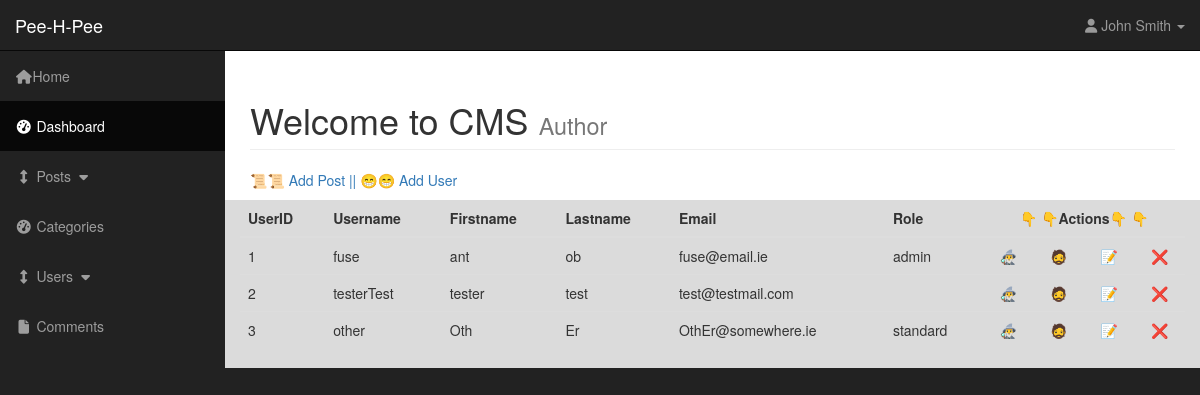
Page /admin/users.php on the earlier database version.
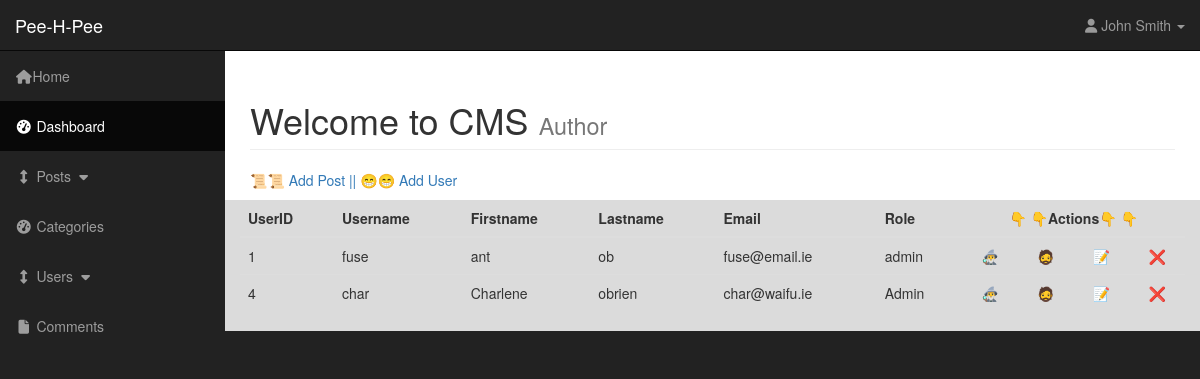
Same page on the later database version.
### tables this page shows
CREATE TABLE `users` (
  `user_id` int(3) NOT NULL,
  `username` varchar(255) NOT NULL,
  `user_password` varchar(255) NOT NULL,
  `user_firstname` varchar(255) NOT NULL,
  `user_lastname` varchar(255) NOT NULL,
  `user_email` varchar(255) NOT NULL,
  `user_image` text NOT NULL,
  `user_role` varchar(255) NOT NULL,
  `randSalt` varchar(255) NOT NULL
);

### admin/includes/view_users.php (the view, shortened to what this page needs)
<table class="table table-hover">
    <thead>
        <tr>
            <th>UserID</th>
            <th>Username</th>
            <th>Firstname</th>
            <th>Lastname</th>
            <th>Email</th>
            <th>Role</th>
            <th colspan="4" class="center-txt">👇 👇Actions👇 👇</th>
        </tr>
    </thead>
    <tbody>
        <?php
            while($row = mysqli_fetch_assoc($all_users)) {
                $user_id = $row['user_id'];
                $username = $row['username'];
                $user_firstname = $row['user_firstname'];
                $user_lastname = $row['user_lastname'];
                $user_email = $row['user_email'];
                $user_role= $row['user_role'];
                echo "<tr>";
                echo "<td>{$user_id}</td>";
                echo "<td>{$username}</td>";
                echo "<td>{$user_firstname}</td>";
                echo "<td>{$user_lastname}</td>";
                echo "<td>{$user_email}</td>";
                echo "<td>{$user_role}</td>";
                echo "<td class='center-txt'><a href='users.php?admin={$user_id}'>🧙‍♂️</a></td>";
                echo "<td class='center-txt'><a href='users.php?standard={$user_id}'>🧔</a></td>";
                echo "<td class='center-txt'><a href='users.php?source=edit_user&user_id={$user_id}'>📝</a></td>";
                echo "<td class='center-txt'><a href='users.php?delete={$user_id}'>❌</a></td>";
                echo "</tr>";
            }
        ?>
    </tbody>
</table>

### admin/users.php (shortened to what this page needs)
<?php
    include "includes/db.php";
?>
<?php
    $query = "SELECT * FROM users";
    $all_users = mysqli_query($connection, $query);
?>
<!DOCTYPE html>
<html lang="en">
<?php
    include "includes/head.php";
?>
<body>
    <div id="wrapper">
        <?php
            include "includes/nav.php";
        ?>
        <?php
            include "includes/main.php";
        ?>
        <div class="container-fluid" id="posts-container">
            <div class="row">
                <div class="col-lg-12">
                    <?php
                        if(isset($_GET['source'])) {
                            $source = $_GET['source'];
                        } else {
                            $source = "";
                        }
                        switch($source) {
                            default:
                                include "includes/view_users.php";
                        }
                    ?>
                </div>
            </div>
        </div>
    </div>
</body>
</html>

### admin/includes/head.php (shortened to what this page needs)
<head>
    <link href="css/bootstrap.min.css" rel="stylesheet">
    <link href="css/sb-admin.css" rel="stylesheet">
    <link href="font-awesome/css/font-awesome.min.css" rel="stylesheet" type="text/css">
</head>

### admin/includes/nav.php (shortened to what this page needs)
<nav class="navbar navbar-inverse navbar-fixed-top" role="navigation">
    <div class="navbar-header">
        <a class="navbar-brand" href="../index.php">Pee-H-Pee</a>
    </div>
    <ul class="nav navbar-right top-nav">
        <li class="dropdown">
            <a href="#" class="dropdown-toggle" data-toggle="dropdown"><i class="fa fa-user"></i> John Smith <b class="caret"></b></a>
        </li>
    </ul>
    <div class="collapse navbar-collapse navbar-ex1-collapse">
        <ul class="nav navbar-nav side-nav">
            <li>
                <a href="../index.php"><i class="fa fa-fw fa-home"></i>Home</a>
            </li>
            <li class="active">
                <a href="index.php"><i class="fa fa-fw fa-dashboard"></i> Dashboard</a>
            </li>
            <li>
                <a href="javascript:;" data-toggle="collapse" data-target="#posts_dropdown"><i class="fa fa-fw fa-arrows-v"></i> Posts <i class="fa fa-fw fa-caret-down"></i></a>
            </li>
            <li>
                <a href="categories.php"><i class="fa fa-fw fa-dashboard"></i> Categories</a>
            </li>
            <li>
                <a href="javascript:;" data-toggle="collapse" data-target="#users-dropdown"><i class="fa fa-fw fa-arrows-v"></i> Users <i class="fa fa-fw fa-caret-down"></i></a>
            </li>
            <li>
                <a href="comments.php"><i class="fa fa-fw fa-file"></i> Comments</a>
            </li>
        </ul>
    </div>
</nav>

### admin/includes/main.php
<div id="page-wrapper">
    <div class="container-fluid">
        <div class="row">
            <div class="col-lg-12">
                <h1 class="page-header">
                    Welcome to CMS <small>Author</small>
                </h1>
                <a href="posts.php?source=add_post">📜📜 Add Post || </a>
                <a href="users.php?source=add_user">😁😁 Add User</a>
            </div>
        </div>
    </div>
</div>

### admin/css/sb-admin.css (style rules this page uses)
body { margin-top: 100px; background-color: #222; }
@media (min-width:768px) { body { margin-top: 50px; } }
#wrapper { padding-left: 0; }
#page-wrapper { width: 100%; padding: 0; background-color: #fff; }
.center-txt { text-align: center; }
@media (min-width:768px) { #wrapper { padding-left: 225px; } }
@media (min-width:768px) { #page-wrapper { padding: 10px; } }
.top-nav { padding: 0 15px; }
.top-nav>li { display: inline-block; float: left; }
.top-nav>li>a { padding-top: 15px; padding-bottom: 15px; line-height: 20px; color: #999; }
#cat-container, #posts-container { background-color: rgb(219, 219, 219); }
@media (min-width:768px) { .side-nav { position: fixed; top: 51px; left: 225px; width: 225px; margin-left: -225px; border: none; border-radius: 0; overflow-y: auto; background-color: #222; } }
@media (min-width:768px) { .side-nav>li>a { width: 225px; } }

Differences in the rows shown:
removed users: user_id "2", username "testerTest", user_firstname "tester", user_lastname "test", user_email "test@testmail.com"
removed users: user_id "3", username "other", user_firstname "Oth", user_lastname "Er", user_email "OthEr@somewhere.ie", user_role "standard"
added users: user_id "4", username "char", user_firstname "Charlene", user_lastname "obrien", user_email "char@waifu.ie", user_role "Admin"
